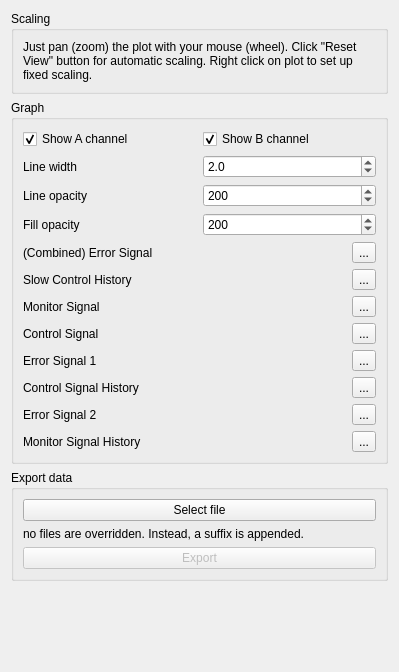
<?xml version="1.0" encoding="UTF-8"?>
<ui version="4.0">
 <class>Form</class>
 <widget class="QWidget" name="Form">
  <property name="geometry">
   <rect>
    <x>0</x>
    <y>0</y>
    <width>399</width>
    <height>672</height>
   </rect>
  </property>
  <property name="windowTitle">
   <string>Form</string>
  </property>
  <layout class="QVBoxLayout" name="verticalLayout">
   <item>
    <widget class="QGroupBox" name="scalingLayout">
     <property name="sizePolicy">
      <sizepolicy hsizetype="Preferred" vsizetype="Fixed">
       <horstretch>0</horstretch>
       <verstretch>0</verstretch>
      </sizepolicy>
     </property>
     <property name="title">
      <string>Scaling</string>
     </property>
     <layout class="QVBoxLayout" name="verticalLayout_14">
      <item>
       <widget class="QLabel" name="scalingLabel">
        <property name="text">
         <string>Just pan (zoom) the plot with your mouse (wheel). Click &quot;Reset View&quot; button for automatic scaling. Right click on plot to set up fixed scaling.</string>
        </property>
        <property name="wordWrap">
         <bool>true</bool>
        </property>
       </widget>
      </item>
     </layout>
    </widget>
   </item>
   <item>
    <widget class="QGroupBox" name="graphGroupBox">
     <property name="title">
      <string>Graph</string>
     </property>
     <layout class="QVBoxLayout" name="verticalLayout_2">
      <item>
       <layout class="QHBoxLayout" name="channelDisplayLayout">
        <item>
         <widget class="QCheckBox" name="showChannelACheckBox">
          <property name="text">
           <string>Show A channel</string>
          </property>
          <property name="checked">
           <bool>true</bool>
          </property>
         </widget>
        </item>
        <item>
         <widget class="QCheckBox" name="showChannelBCheckBox">
          <property name="text">
           <string>Show B channel</string>
          </property>
          <property name="checked">
           <bool>true</bool>
          </property>
         </widget>
        </item>
       </layout>
      </item>
      <item>
       <layout class="QHBoxLayout" name="plotLineWidthLayout">
        <item>
         <widget class="QLabel" name="label">
          <property name="text">
           <string>Line width</string>
          </property>
         </widget>
        </item>
        <item>
         <widget class="CustomDoubleSpinBoxNoSign" name="plotLineWidthSpinBox">
          <property name="decimals">
           <number>1</number>
          </property>
          <property name="minimum">
           <double>0.100000000000000</double>
          </property>
          <property name="maximum">
           <double>10.000000000000000</double>
          </property>
          <property name="singleStep">
           <double>0.100000000000000</double>
          </property>
          <property name="value">
           <double>2.000000000000000</double>
          </property>
         </widget>
        </item>
       </layout>
      </item>
      <item>
       <layout class="QHBoxLayout" name="plotLineOpacityLayout">
        <item>
         <widget class="QLabel" name="label_2">
          <property name="text">
           <string>Line opacity</string>
          </property>
         </widget>
        </item>
        <item>
         <widget class="CustomSpinBox" name="plotLineOpacitySpinBox">
          <property name="maximum">
           <number>255</number>
          </property>
          <property name="value">
           <number>200</number>
          </property>
         </widget>
        </item>
       </layout>
      </item>
      <item>
       <layout class="QHBoxLayout" name="fillOpacityLayout">
        <item>
         <widget class="QLabel" name="label_5">
          <property name="text">
           <string>Fill opacity</string>
          </property>
         </widget>
        </item>
        <item>
         <widget class="CustomSpinBox" name="plotFillOpacitySpinBox">
          <property name="maximum">
           <number>255</number>
          </property>
          <property name="value">
           <number>200</number>
          </property>
         </widget>
        </item>
       </layout>
      </item>
      <item>
       <layout class="QHBoxLayout" name="displayColorLayout0">
        <item>
         <widget class="QLabel" name="colorLabel0">
          <property name="text">
           <string>(Combined) Error Signal</string>
          </property>
         </widget>
        </item>
        <item>
         <widget class="QLabel" name="displayColorLabel0">
          <property name="maximumSize">
           <size>
            <width>50</width>
            <height>16777215</height>
           </size>
          </property>
          <property name="text">
           <string/>
          </property>
         </widget>
        </item>
        <item>
         <widget class="QToolButton" name="editColorButton0">
          <property name="text">
           <string>...</string>
          </property>
          <property name="arrowType">
           <enum>Qt::NoArrow</enum>
          </property>
         </widget>
        </item>
       </layout>
      </item>
      <item>
       <layout class="QHBoxLayout" name="displayColorLayout1">
        <item>
         <widget class="QLabel" name="colorLabel1">
          <property name="text">
           <string>Slow Control History</string>
          </property>
         </widget>
        </item>
        <item>
         <widget class="QLabel" name="displayColorLabel1">
          <property name="maximumSize">
           <size>
            <width>50</width>
            <height>16777215</height>
           </size>
          </property>
          <property name="text">
           <string/>
          </property>
         </widget>
        </item>
        <item>
         <widget class="QToolButton" name="editColorButton1">
          <property name="text">
           <string>...</string>
          </property>
         </widget>
        </item>
       </layout>
      </item>
      <item>
       <layout class="QHBoxLayout" name="displayColorLayout2">
        <item>
         <widget class="QLabel" name="colorLabel2">
          <property name="text">
           <string>Monitor Signal</string>
          </property>
         </widget>
        </item>
        <item>
         <widget class="QLabel" name="displayColorLabel2">
          <property name="maximumSize">
           <size>
            <width>50</width>
            <height>16777215</height>
           </size>
          </property>
          <property name="text">
           <string/>
          </property>
         </widget>
        </item>
        <item>
         <widget class="QToolButton" name="editColorButton2">
          <property name="text">
           <string>...</string>
          </property>
         </widget>
        </item>
       </layout>
      </item>
      <item>
       <layout class="QHBoxLayout" name="displayColorLayout3">
        <item>
         <widget class="QLabel" name="colorLabel3">
          <property name="text">
           <string>Control Signal</string>
          </property>
         </widget>
        </item>
        <item>
         <widget class="QLabel" name="displayColorLabel3">
          <property name="maximumSize">
           <size>
            <width>50</width>
            <height>16777215</height>
           </size>
          </property>
          <property name="text">
           <string/>
          </property>
         </widget>
        </item>
        <item>
         <widget class="QToolButton" name="editColorButton3">
          <property name="text">
           <string>...</string>
          </property>
         </widget>
        </item>
       </layout>
      </item>
      <item>
       <layout class="QHBoxLayout" name="displayColorLayout4">
        <item>
         <widget class="QLabel" name="colorLabel4">
          <property name="text">
           <string>Error Signal 1</string>
          </property>
         </widget>
        </item>
        <item>
         <widget class="QLabel" name="displayColorLabel4">
          <property name="maximumSize">
           <size>
            <width>50</width>
            <height>16777215</height>
           </size>
          </property>
          <property name="text">
           <string/>
          </property>
         </widget>
        </item>
        <item>
         <widget class="QToolButton" name="editColorButton4">
          <property name="text">
           <string>...</string>
          </property>
         </widget>
        </item>
       </layout>
      </item>
      <item>
       <layout class="QHBoxLayout" name="displayColorLayout5">
        <item>
         <widget class="QLabel" name="colorLabel5">
          <property name="text">
           <string>Control Signal History</string>
          </property>
         </widget>
        </item>
        <item>
         <widget class="QLabel" name="displayColorLabel5">
          <property name="maximumSize">
           <size>
            <width>50</width>
            <height>16777215</height>
           </size>
          </property>
          <property name="text">
           <string/>
          </property>
         </widget>
        </item>
        <item>
         <widget class="QToolButton" name="editColorButton5">
          <property name="text">
           <string>...</string>
          </property>
         </widget>
        </item>
       </layout>
      </item>
      <item>
       <layout class="QHBoxLayout" name="displayColorLayout6">
        <item>
         <widget class="QLabel" name="colorLabel6">
          <property name="text">
           <string>Error Signal 2</string>
          </property>
         </widget>
        </item>
        <item>
         <widget class="QLabel" name="displayColorLabel6">
          <property name="maximumSize">
           <size>
            <width>50</width>
            <height>16777215</height>
           </size>
          </property>
          <property name="text">
           <string/>
          </property>
         </widget>
        </item>
        <item>
         <widget class="QToolButton" name="editColorButton6">
          <property name="text">
           <string>...</string>
          </property>
         </widget>
        </item>
       </layout>
      </item>
      <item>
       <layout class="QHBoxLayout" name="displayColorLayout7">
        <item>
         <widget class="QLabel" name="colorLabel7">
          <property name="text">
           <string>Monitor Signal History</string>
          </property>
         </widget>
        </item>
        <item>
         <widget class="QLabel" name="displayColorLabel7">
          <property name="maximumSize">
           <size>
            <width>50</width>
            <height>16777215</height>
           </size>
          </property>
          <property name="text">
           <string/>
          </property>
         </widget>
        </item>
        <item>
         <widget class="QToolButton" name="editColorButton7">
          <property name="text">
           <string>...</string>
          </property>
         </widget>
        </item>
       </layout>
      </item>
     </layout>
    </widget>
   </item>
   <item>
    <widget class="QGroupBox" name="groupBox_12">
     <property name="sizePolicy">
      <sizepolicy hsizetype="Preferred" vsizetype="Fixed">
       <horstretch>0</horstretch>
       <verstretch>0</verstretch>
      </sizepolicy>
     </property>
     <property name="title">
      <string>Export data</string>
     </property>
     <layout class="QVBoxLayout" name="verticalLayout_18">
      <item>
       <widget class="QPushButton" name="exportSelectFilePushButton">
        <property name="text">
         <string>Select file</string>
        </property>
       </widget>
      </item>
      <item>
       <widget class="QLabel" name="label_10">
        <property name="styleSheet">
         <string notr="true"/>
        </property>
        <property name="text">
         <string>no files are overridden. Instead, a suffix is appended.</string>
        </property>
        <property name="wordWrap">
         <bool>true</bool>
        </property>
       </widget>
      </item>
      <item>
       <widget class="QPushButton" name="exportDataPushButton">
        <property name="enabled">
         <bool>false</bool>
        </property>
        <property name="text">
         <string>Export</string>
        </property>
       </widget>
      </item>
     </layout>
    </widget>
   </item>
   <item>
    <spacer name="verticalSpacer">
     <property name="orientation">
      <enum>Qt::Vertical</enum>
     </property>
     <property name="sizeHint" stdset="0">
      <size>
       <width>20</width>
       <height>40</height>
      </size>
     </property>
    </spacer>
   </item>
  </layout>
 </widget>
 <customwidgets>
  <customwidget>
   <class>CustomSpinBox</class>
   <extends>QSpinBox</extends>
   <header location="global">spin_box.h</header>
  </customwidget>
  <customwidget>
   <class>CustomDoubleSpinBoxNoSign</class>
   <extends>QDoubleSpinBox</extends>
   <header location="global">spin_box.h</header>
  </customwidget>
 </customwidgets>
 <resources/>
 <connections/>
</ui>
